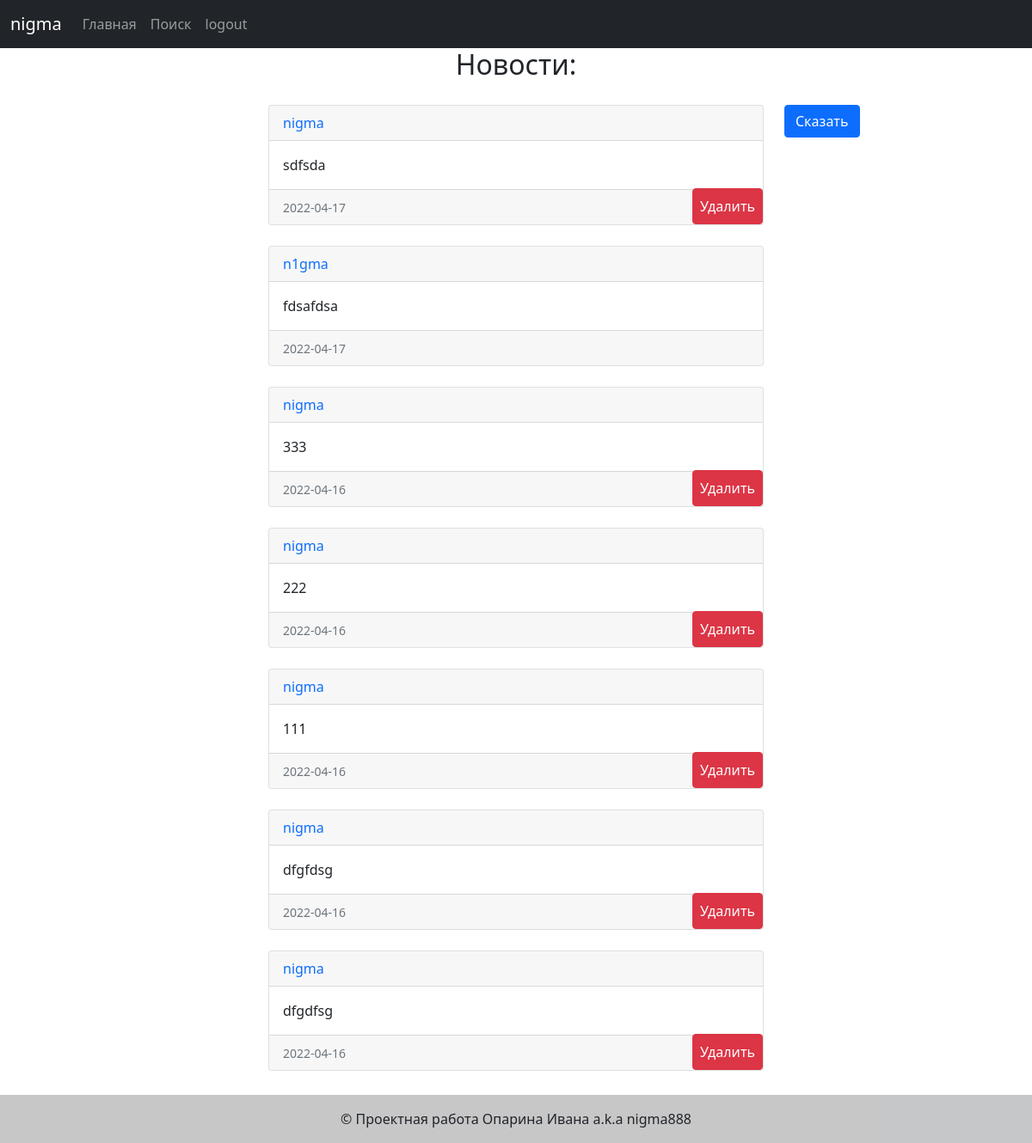
The app's page /feed (signed in) with its own data.
### data/users_model.py (models this page shows, shortened)
class User(SqlAlchemyBase, UserMixin):
    __tablename__ = 'users'
    id = sqlalchemy.Column(sqlalchemy.String, primary_key=True)
    email = sqlalchemy.Column(sqlalchemy.String, index=True, unique=True)
    hashed_password = sqlalchemy.Column(sqlalchemy.String, nullable=True)

### data/posts_model.py (models this page shows)
class Post(SqlAlchemyBase):
    __tablename__ = 'posts'
    id = sqlalchemy.Column(sqlalchemy.Integer, primary_key=True,
                           autoincrement=True)
    text = sqlalchemy.Column(sqlalchemy.Text)
    created = sqlalchemy.Column(sqlalchemy.DateTime, default=datetime.datetime.now)
    author = sqlalchemy.Column(sqlalchemy.String, sqlalchemy.ForeignKey('users.id'))
    user = orm.relation('User')

### main.py (the view, shortened to what this page needs)
@app.route('/feed', methods=['GET', 'POST'])
@login_required
def feed():
    search = SearchForm()
    db_sess = db_session.create_session()
    form = PostForm()
    page = request.args.get('page', 0, type=int)
    per_page = 7
    subs = db_sess.query(subscriptions).filter(subscriptions.c.user == current_user.id).all()
    subs = [current_user.id] + [i[1] for i in subs]
    posts = db_sess.query(Post).order_by(Post.created.desc()).filter(Post.author.in_(subs)).all()
    posts = posts[page * per_page:(page + 1) * per_page]
    if page != 0:
        return render_template('posts.html', posts=posts, page=page + 1)
    return render_template('index.html', form=form, posts=posts, title='новости', page=page + 1,
                           search=search)

### data/db_session.py (called while the page is built)
def create_session() -> Session:
    global __factory
    return __factory()

### main.py (called while the page is built)
@login_manager.user_loader
def load_user(user_id):
    db_sess = db_session.create_session()
    return db_sess.query(User).get(user_id)

### templates/index.html (shortened to what this page needs)
{% extends 'base.html' %}
{% block content %}
{% block profile_head %}<h2 align="center">Новости:</h2>{% endblock %}
<div class="container-fluid" style="padding-bottom: 60px; padding-top: 20px;">
    <div class="row justify-content-end">
        <div class="col-6">
            {% for post in posts %}
            {% if loop.last %}
            <div class="card mb-4"
                 hx-get="{% block get_url %}{{url_for(request.endpoint)}}?page={{page}}{% endblock %}"
                 hx-trigger="revealed" hx-swap="afterend">
                {% else %}
                <div class="card mb-4">
                    {% endif %}
                    <div class="card-header"><a href="{{url_for('profile', id=post.author)}}" class="text-decoration-none">{{post.author}}</a>
                    </div>
                    <div class="card-body">
                        <p class="card-text">{{post.text}}</p>
                    </div>
                    <div class="card-footer">
                        <small class="text-muted">{{post.created.strftime('%Y-%m-%d')}}</small>
                        {% if post.author == current_user.id %}
                        <a href="/post_delete/{{ post.id }}?redirect_url={% block redirect_url %}{{url_for(request.endpoint)}}{% endblock %}" class="btn btn-danger position-absolute bottom-0 end-0 p-2">
                            Удалить
                        </a>
                        {%  endif %}
                    </div>
                </div>
                {% endfor %}
            </div>
            <div class="col-3">
                {% if current_user.is_authenticated %}
                <p>
                    <button class="btn btn-primary" type="button" data-bs-toggle="collapse"
                            data-bs-target="#collapseExample" aria-expanded="false"
                            aria-controls="collapseExample">
                        Сказать
                    </button>
                </p>
            </div>
            {% endif %}
        </div>
    </div>
    {% endblock %}

### templates/base.html (shortened to what this page needs)
<!DOCTYPE html>
<html lang="en">
<head>
    <link href="https://cdn.jsdelivr.net/npm/bootstrap@5.1.3/dist/css/bootstrap.min.css"
          rel="stylesheet"
>
    <link rel="stylesheet" href="static/css/style.css">
</head>
<body>
<header>
    <nav class="navbar navbar-expand-md navbar-dark bg-dark">
        {% if current_user.is_authenticated %}
        <div class="container-fluid">
            <a class="navbar-brand" href="/user/{{ current_user.id }}">{{ current_user.id }}</a>
            <div class="collapse navbar-collapse" id="navbarsExampleDefault">
                <ul class="navbar-nav mr-auto mb-2 mb-md-0">
                    <li class="nav-item active">
                        <a class="nav-link" aria-current="page" href="/feed">Главная</a>
                    </li>
                    <li class="nav-item">
                        <a class="nav-link" data-bs-toggle="collapse" href="#search_form"
                           role="button" aria-expanded="false"
                           aria-controls="collapseExample">Поиск</a>
                    </li>
                    <li class="nav-item">
                        <a class="nav-link" href="/logout">logout</a>
                    </li>
                </ul>
            </div>
        </div>
        {% endif %}
    </nav>
</header>
{% block content %}{% endblock %}
<footer class="fixed-bottom bg-light text-center text-lg-start ">
    <div class="text-center p-3" style="background-color: rgba(0, 0, 0, 0.2);">
        © Проектная работа Опарина Ивана a.k.a nigma888
    </div>
</footer>
</body>
</html>

### records on screen
User: id "nigma"
Post: author "nigma", text "sdfsda", created "2022-04-17"
Post: author "n1gma", text "fdsafdsa", created "2022-04-17"
Post: author "nigma", text "333", created "2022-04-16"
Post: author "nigma", text "222", created "2022-04-16"
Post: author "nigma", text "111", created "2022-04-16"
Post: author "nigma", text "dfgfdsg", created "2022-04-16"
Post: author "nigma", text "dfgdfsg", created "2022-04-16"
